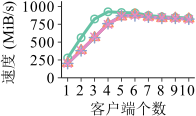

Write R code to recreate this figure.
library(grid)
library(ggplot2)
library(extrafont)
require("RColorBrewer")
require(scales)
font_import()
loadfonts()



mywidth=2
myheight=1.25
my_value=c(1,2,3,4)
# my_line=c("longdash","dotted","solid","dashed")
my_line=c("solid","solid","solid","solid")
my_color=c("#66c2a5" ,"#fc8d62" ,"#8da0cb" ,"#e78ac3" ,"#a6d854" ,"#ffd92f")

if(T){
    x1 <- read.table("upload_1st_line.data",header=TRUE)
    cairo_pdf(file="upload_1st_line.pdf",  width=mywidth, height=myheight)
    x1$type <- factor(x1$type, levels=c("TEE","firstFeature","minFeature","allFeature"), labels=c("TEEDedup","TEEDedup+\n(firstFeature)","TEEDedup+\n(minFeature)","TEEDedup+\n(allFeature)"))
    ggplot(data=x1, aes(x=ID,y=throughput,shape=type,linetype=type, colour=type)) +
    geom_line(size=1) + 
    geom_point(size=2, stroke=0.75, fill="white") +
    scale_shape_manual(values=c(my_value)) +
    scale_colour_manual(values=c(my_color)) + 
    scale_linetype_manual(values=c(my_line)) +
    coord_cartesian(ylim=c(48.5, 1025), xlim=c(1,10)) +
    scale_x_continuous(breaks=c(1,2,3,4,5,6,7,8,9,10)) +
    scale_y_continuous(breaks=seq(0, 1000, 250), labels=format(seq(0, 1000, 250), scientific=FALSE)) +
    ylab("速度 (MiB/s)") +
    xlab("客户端个数") +
    theme_bw() +
    theme(
     panel.grid.major=element_blank(), panel.grid.minor=element_blank(),
	    panel.background=element_blank(), 
	    panel.border = element_blank(),
		  # panel.border=element_rect(size=0.5),
		  axis.line=element_line(colour="black", size=0.3),
		  axis.ticks=element_line(size=0.3),
	    axis.text.x=element_text(margin=margin(2,0,0,0), angle=0, hjust=0.6, colour="black", size=11,family="Times New Roman"),
	    axis.title.y=element_text(size=11, hjust=0.9,family="Times New Roman"),
      axis.title.x=element_text(size=11,family="Times New Roman"),
	    axis.text.y=element_text(margin=margin(0,2,0,0),colour="black",size=11,family="Times New Roman"),
	    # axis.title.x=element_text(size=rel(0)),
	    legend.key.size=unit(0.5, "cm"),
      legend.title=element_blank(),
	    legend.position="none",
      legend.direction="horizontal",
      legend.text=element_text(size=10),
      legend.margin = margin(t = 0, unit='cm'),
      plot.margin=unit(c(0.1,0.1,0.1,0.1), "cm")
    ) 
}
